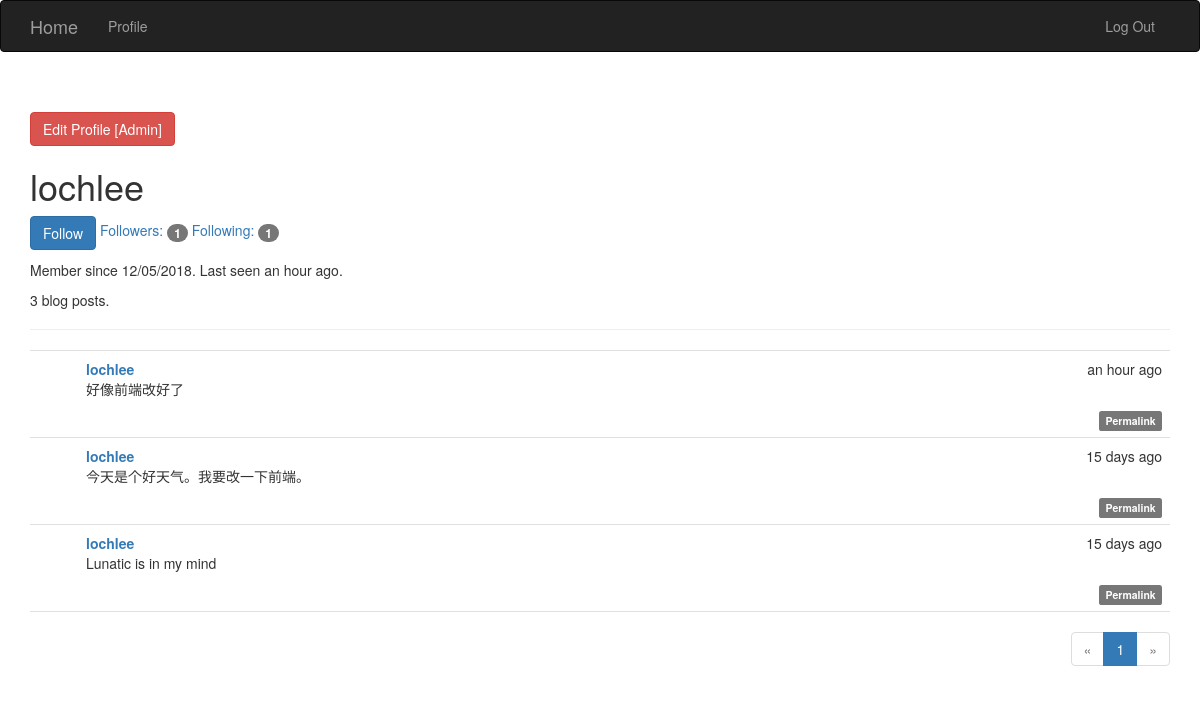
Screenshot of /user/lochlee (signed in) with the database file from the repository.
### app/models.py (models this page shows, shortened)
class User(db.Model,UserMixin):
	__tablename__='users'
	id=db.Column(db.Integer,primary_key=True)
	email=db.Column(db.String(64),unique=True,index=True)
	username=db.Column(db.String(64),unique=True)
	role_id=db.Column(db.Integer,db.ForeignKey('roles.id'))
	password_hash=db.Column(db.String(128))
	confirmed=db.Column(db.Boolean,default=False)
	name=db.Column(db.String(64))
	location=db.Column(db.String(64))
	about_me=db.Column(db.Text())
	member_since=db.Column(db.DateTime(),default=datetime.utcnow)
	last_seen=db.Column(db.DateTime(),default=datetime.utcnow)
	posts=db.relationship('Post',backref='author',lazy='dynamic')
	followers=db.relationship('Follow',foreign_keys=[Follow.followed_id],backref=db.backref('followed',lazy='joined'),lazy='dynamic',cascade='all,delete-orphan')
	followed=db.relationship('Follow',foreign_keys=[Follow.follower_id],backref=db.backref('follower',lazy='joined'),lazy='dynamic',cascade='all,delete-orphan')
	comments=db.relationship('Comment',backref='author',lazy='dynamic')
	photo=db.relationship('Photo',backref='user')
	def is_following(self,user):
		return self.followed.filter_by(followed_id=user.id).first() is not None
	def can(self,permissions):
		return self.role is not None and (self.role.permissions&permissions)==permissions
	def is_administrator(self):
		return self.can(Permission.ADMINISTER)
	def ping(self):
		self.last_seen=datetime.utcnow()
		db.session.add(self)
	@property
	def password(self):
		raise AttributeError('password is not a readable attribute')

class Post(db.Model):
	__tablename__='posts'
	id=db.Column(db.Integer,primary_key=True)
	body=db.Column(db.Text)
	timestamp=db.Column(db.DateTime,index=True,default=datetime.utcnow)
	author_id=db.Column(db.Integer,db.ForeignKey('users.id'))
	body_html=db.Column(db.Text)
	comments=db.relationship('Comment',backref='post',lazy='dynamic')

### app/main/views.py (the view)
@main.route('/user/<username>')
def user(username):
    user = User.query.filter_by(username=username).first()
    if user is None:
        abort(404)
    page=request.args.get('page',1,type=int)
    pagination=user.posts.order_by(Post.timestamp.desc()).paginate(page,per_page=current_app.config['POSTS_PER_PAGE'],error_out=False)
    posts=pagination.items
    return render_template('user.html', user=user,posts=posts,pagination=pagination)

### app/auth/views.py (called while the page is built)
@auth.before_app_request
def before_request():
	if current_user.is_authenticated:
		current_user.ping()
		if not current_user.confirmed and request.endpoint[:5]!='auth.' and request.endpoint!='static':
			return redirect(url_for('auth.unconfirmed'))

### app/main/__init__.py (called while the page is built)
@main.app_context_processor
def inject_permissions():
	return dict(Permission=Permission)

### app/models.py (called while the page is built)
@login_manager.user_loader
def load_user(user_id):
	return User.query.get(int(user_id))

### app/templates/user.html (shortened to what this page needs)
{% extends 'base.html' %}
{% import "_macros.html" as macro %}
{% block page_content %}
<div class="page-header">
	{% if user.is_administrator() %}
	<a href="{{url_for('main.edit_profile_admin',id=user.id)}}" class="btn btn-danger">Edit Profile [Admin] </a>
	{% endif %}
	<h1>{{user.username}}</h1>
	<p>
        {% if current_user.can(Permission.FOLLOW) and user != current_user %}
            {% if not current_user.is_following(user) %}
            <a href="{{ url_for('.follow', username=user.username) }}" class="btn btn-primary">Follow</a>
            {% else %}
            <a href="{{ url_for('.unfollow', username=user.username) }}" class="btn btn-default">Unfollow</a>
            {% endif %}
        {% endif %}
        <a href="{{ url_for('.followers', username=user.username) }}">Followers: <span class="badge">{{ user.followers.count() }}</span></a>
        <a href="{{ url_for('.followed_by', username=user.username) }}">Following: <span class="badge">{{ user.followed.count() }}</span></a>
    </p>
	<p>
		Member since {{moment(user.member_since).format('L')}}.
		Last seen {{moment(user.last_seen).fromNow()}}.
	</p>
    <p>{{ user.posts.count() }} blog posts.</p>
</div>
{% include "_posts.html" %}
{% if pagination %}
<div class="pagination">
	{{macro.pagination_widget(pagination,'main.user',username=user.username)}}
</div>
{% endif %}
{% endblock %}

### app/templates/_posts.html (shortened to what this page needs)
<ul class="posts">
    {% for post in posts %}
    <li class="post">
        <div class="post-content">
            <div class="post-date">
                {{moment(post.timestamp).fromNow()}}
            </div>
            <div class="post-author">
                <a href="{{url_for('main.user',username=post.author.username)}}">
				{{post.author.username}}
			</a>
            </div>
            <div class="post-body">
            	{% if post.body_html %}
            		{{post.body_html|safe}}
        		{% else %}
                	{{post.body}}
            	{% endif %}
            </div>
            <div class="post-footer">
            	<a href="{{url_for('.post',id=post.id)}}">
            		<span class="label label-default">Permalink</span>
            	</a>
            </div>
        </div>
    </li>
    {% endfor %}
</ul>

### app/static/styles.css (style rules this page uses)
ul.posts { list-style-type: none; padding: 0px; margin: 16px 0px 0px 0px; border-top: 1px solid #e0e0e0; }
ul.posts li.post { padding: 8px; border-bottom: 1px solid #e0e0e0; }
div.post-date { float: right; }
div.post-author { font-weight: bold; }
div.post-content { margin-left: 48px; min-height: 48px; }
div.post-footer { text-align: right; }
div.pagination { width: 100%; text-align: right; padding: 0px; margin: 0px; }

### rows the page displays
User: username "lochlee", member_since "12/05/2018", last_seen "an hour ago"
Post: timestamp "an hour ago", author.username "lochlee", body_html "好像前端改好了"
Post: timestamp "15 days ago", author.username "lochlee", body_html "今天是个好天气。我要改一下前端。"
Post: timestamp "15 days ago", author.username "lochlee", body_html "Lunatic is in my mind"

### other values shown
{{ user.followers.count() }} "1"
{{ user.followed.count() }} "1"
{{ user.posts.count() }} "3"
{{ p }} "1"
